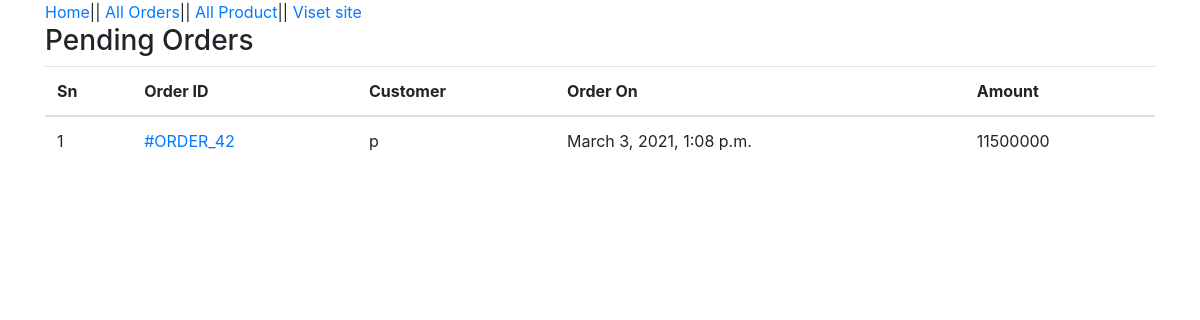
The page /admin-home/ (signed in) on the database its author committed.
### ecomapp/models.py (models this page shows, shortened)
class Order(models.Model):
    cart = models.OneToOneField(Cart, on_delete=models.CASCADE)
    order_by =  models.CharField(max_length=200)
    shipping_address = models.CharField(max_length=200)
    mobile = models.CharField(max_length=10)
    email = models.EmailField(null=True, blank=True)
    subtotal = models.PositiveIntegerField()
    discount = models.PositiveIntegerField()
    total = models.PositiveIntegerField()
    order_status = models.CharField(max_length=50, choices=ORDER_STATUS)
    created_at = models.DateTimeField(auto_now_add=True)
    payment_method = models.CharField(max_length=50, choices=METHOD, default="etkazib berish paytida naqd pul")
    payment_completed = models.BooleanField(default=False, null=True, blank=True)

### ecomapp/views.py (the view)
# urls.py: path("admin-home/", AdminHomeView.as_view(), name="adminhome"),
class AdminHomeView(AdminRequiredMixin, TemplateView):
    template_name = "adminpages/adminhome.html"
    def get_context_data(self, **kwargs):
        context = super().get_context_data(**kwargs)
        context["pendingorders"] = Order.objects.filter(order_status="Buyutma Qabul Qilindi").order_by("-id")
        return context

### ecomapp/views.py (called while the page is built)
    def dispatch(self, request, *args, **kwargs):
        if request.user.is_authenticated and Admin.objects.filter(user=request.user).exists():
            pass
        else:
            return redirect("/admin-login/")
        return super().dispatch(request, *args, **kwargs)

### templates/adminpages/adminhome.html (shortened to what this page needs)
{% extends "adminpages/adminbase.html" %}
{% block content %}
<div class="container">
    <div class="row">
        <div class="col-md-12">
            <h3>Pending Orders</h3>
            <table class="table">
                <thead>
                    <tr>
                        <th>Sn</th>
                        <th>Order ID</th>
                        <th>Customer </th>
                        <th>Order On</th>
                        <th>Amount</th>
                    </tr>
                </thead>
                <tbody>
                    {% for order in pendingorders %}
                    <tr>
                        <td>{{forloop.counter}}</td>
                        <td><a href="{% url 'ecomapp:adminorderdetail' order.id %}">#ORDER_{{order.id}}</a></td>
                        <td>{{order.order_by}}</td>
                        <td>{{order.created_at}}</td>
                        <td>{{order.total}}</td>
                    </tr>
                    {% endfor %}
                </tbody>
            </table>
        </div>
    </div>
</div>
{% endblock %}

### rows shown on the page
Order: id "42", order_by "p", created_at "March 3, 2021, 1:08 p.m.", total "11500000"
